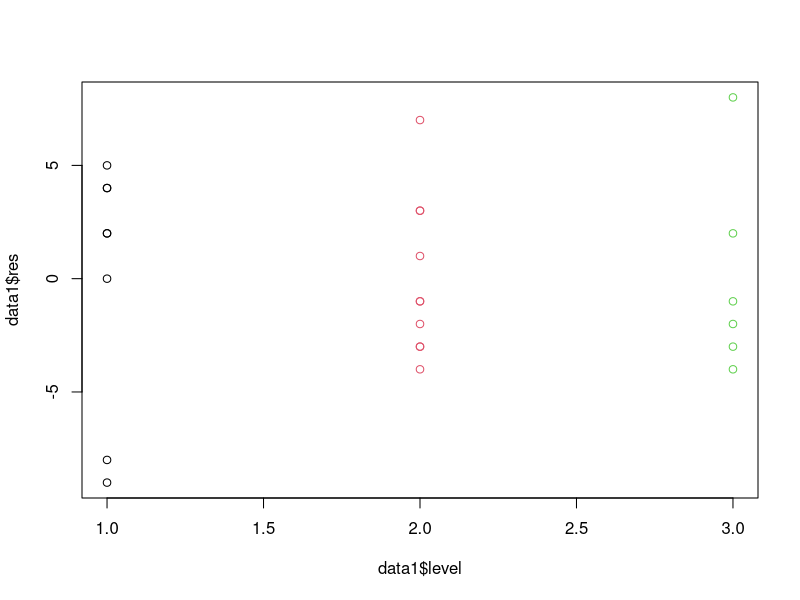
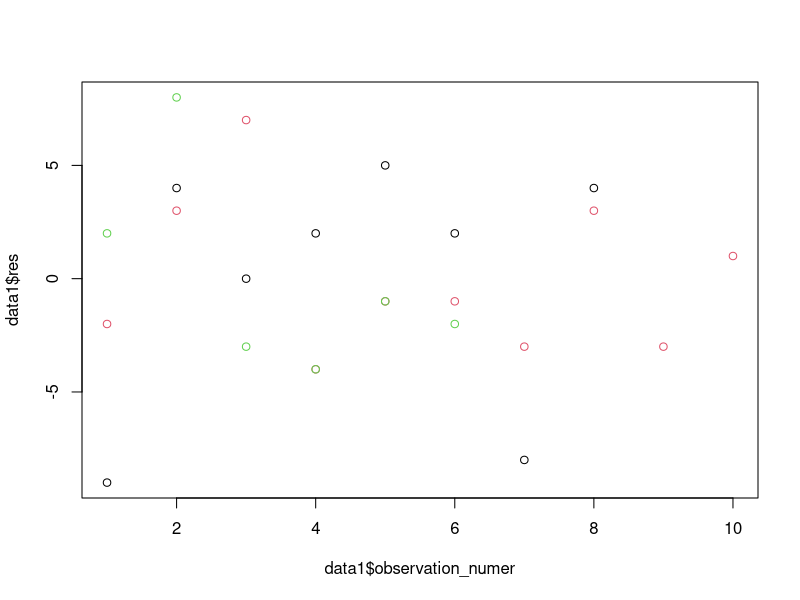
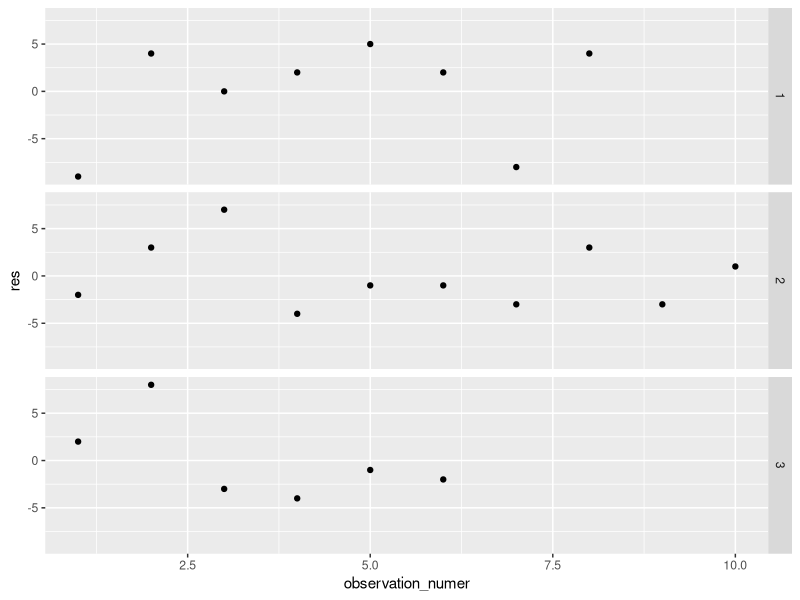

Generate these figures, in order, with R:
library(MASS)
library(ggplot2)
# ======================================================================
# 17.27
# Get the meta data
data0 = read.table('CH16PR09.txt')

# Initialize the data
names(data0) = c('days','level','observation_numer')
head(data0)
sapply(data0, typeof)
data0$level = as.factor(data0$level)
qt
#a
# Write a function to get the precision conveniently
my_precision = function(a,m,n,t){
    # t is the multiplier of the n in the sample size of average group
    s0 = 4.5
    b = qt(1-a/2*m,(2+t)*n-3)
    s = sqrt(((t+1)/(t*n))*s0^2)
    M = b*s
    M
}
my_precision(0.1,2,8,t=2)
my_precision(0.1,2,9,t=2)
my_precision(0.1,2,10,t=2)
# n should be between 8 and 9, closer to 9, since n should be an integer, so n=8

#b
# when t==1
my_precision(0.1,2,8,t=1)
my_precision(0.1,2,9,t=1)
my_precision(0.1,2,10,t=1)
my_precision(0.1,2,11,t=1)
# n should be 11

# when t == 3
my_precision(0.1,2,11,t=3)
my_precision(0.1,2,8,t=3)
my_precision(0.1,2,7,t=3)
my_precision(0.1,2,6,t=3)
# n should be 7
# ============================================================================

# 18.6
# Get all the estimate and write them in the data frame:
data1 = data0
data1$fit = 0
c = tapply(data1$days,data1$level,mean)
data1$fit[which(data1$level==1)] = c[1]
data1$fit[which(data1$level==2)] = c[2]
data1$fit[which(data1$level==3)] = c[3]
data1$res = data1$days -data1$fit
data1$level = as.numeric(data1$level)
plot(data1$level,data1$res, col = data1$level)

mse = sum(data1$res^2)/(length(data1$days)-3)
mse

pnorm(-2.111,mean =0, sd=1)

sorted = sort(data1$res/sqrt(mse))
my_qnorm = function(x){
    temp = c()
    for (i in 1:length(x)){
        temp[i] = pnorm(x[i], mean = 0, sd=1)
    }
    return(temp)
}

temp1 = my_qnorm(sorted)
cor(temp1,sorted)
plot(data1$observation_numer, data1$res, col = data1$level)
ggplot(data = data1, aes(x = observation_numer, y = res))+geom_point()+facet_grid(level~.)

#==============================================================================


#18.17
